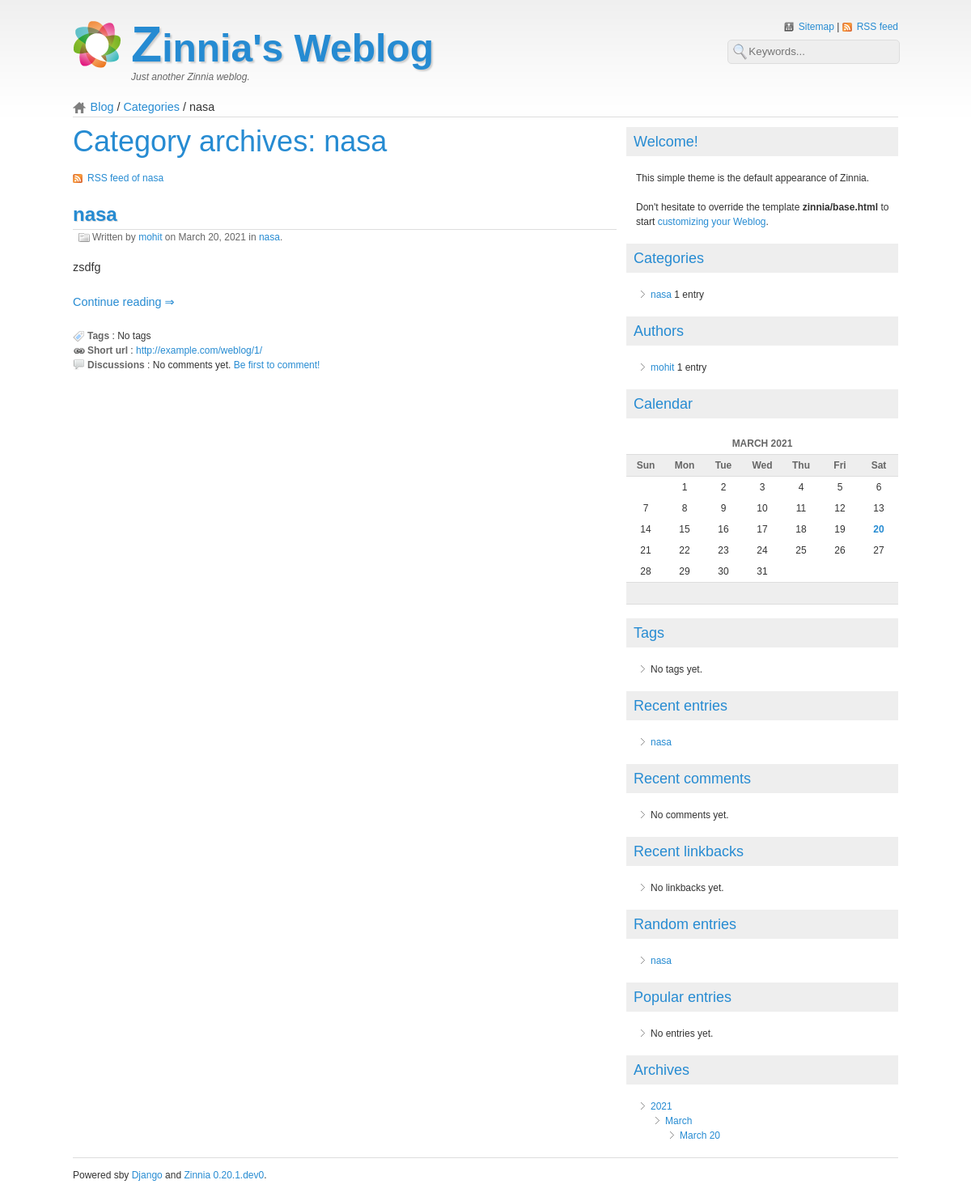
The page /weblog/categories/sfd/ on the database its author committed.
### zinnia/models/category.py (models this page shows)
class Category(MPTTModel):
    title = models.CharField(
        _('title'), max_length=255)
    slug = models.SlugField(
        _('slug'), unique=True, max_length=255,
        help_text=_("Used to build the category's URL."))
    description = models.TextField(
        _('description'), blank=True)
    parent = TreeForeignKey(
        'self',
        related_name='children',
        null=True, blank=True,
        on_delete=models.SET_NULL,
        verbose_name=_('parent category'))
    objects = TreeManager()
    published = EntryRelatedPublishedManager()
    def entries_published(self):
        return entries_published(self.entries)
    @property
    def tree_path(self):
        if self.parent_id:
            return '/'.join(
                [ancestor.slug for ancestor in self.get_ancestors()] +
                [self.slug])
        return self.slug
    def get_absolute_url(self):
        return reverse('zinnia:category_detail', args=(self.tree_path,))
    def __str__(self):
        return self.title
    class Meta:
        ordering = ['title']
        verbose_name = _('category')
        verbose_name_plural = _('categories')
    class MPTTMeta:
        order_insertion_by = ['title']

### zinnia/models/entry.py (models this page shows)
class Entry(load_model_class(ENTRY_BASE_MODEL)):
    """
    The final Entry model based on inheritence.
    """

### zinnia/views/categories.py (the view)
class CategoryDetail(EntryQuerysetTemplateResponseMixin,
                     PrefetchCategoriesAuthorsMixin,
                     BaseCategoryDetail,
                     BaseListView):
    model_type = 'category'
    paginate_by = PAGINATION
    def get_model_name(self):
        return self.category.slug

### zinnia/templates/zinnia/entry_list.html (shortened to what this page needs)
{% extends "zinnia/base.html" %}
{% load i18n %}
{% load zinnia %}
{% block body-class %}entry-list{% if page_obj %} paginated page-{{ page_obj.number }}{% endif %}{% if category %} category category-{{ category.slug }}{% endif %}{% endblock body-class %}
{% block content %}
{% block content-title %}
{% if category %}
<h1>{% blocktrans %}Category archives: {{ category }}{% endblocktrans %}</h1>
<p class="feed">
  <a href="{% url 'zinnia:category_feed' category.tree_path %}" title="{% blocktrans with object=category %}RSS feed of {{ object }}{% endblocktrans %}">
  </a>
</p>
{% endif %}
{% endblock content-title %}
{% block content-loop %}
{% for object in object_list %}
  {% zinnia_loop_template object.content_template as template %}
  {% include template with object_content=object.html_preview continue_reading=1 %}
{% empty %}
  <p class="info">
    <a href="{% url 'admin:zinnia_entry_add' %}">{% trans "No entries yet." %}</a>
  </p>
{% endfor %}
{% endblock content-loop %}
{% endblock content %}

### zinnia/templates/zinnia/tags/breadcrumbs.html
<nav>
  <ul class="breadcrumbs">
    {% for crumb in breadcrumbs %}
    <li>
      {% if crumb.url %}
      <a href="{{ crumb.url }}" title="{{ crumb.name }}">{{ crumb.name }}</a>
      {% else %}
      {{ crumb.name }}
      {% endif %}
    </li>
    {% endfor %}
  </ul>
</nav>

### zinnia/templates/zinnia/_entry_detail_base.html (shortened to what this page needs)
{% load static %}
{% load i18n %}
{% load zinnia %}
<article id="entry-{{ object.pk }}" class="hentry{% if object.featured %} featured{% endif %}" itemscope itemtype="http://schema.org/Article">
  {% block entry-header %}
  <header class="entry-header">
    {% block entry-title %}
    <h2 class="entry-title" itemprop="name">
      <a href="{{ object.get_absolute_url }}" title="{{ object.title }}" rel="bookmark" itemprop="url">
        {{ object.title|widont }}
      </a>
    </h2>
    {% endblock entry-title %}
    {% block entry-info %}
    <p class="entry-info">
      {% block entry-authors %}
      {% with authors=object.authors.all %}
      {% if authors|length %}
      {% trans "Written by" %}
      {% for author in authors %}
      <span class="vcard author" itemprop="author" itemscope itemtype="http://schema.org/Person">
        <a href="{{ author.get_absolute_url }}" class="fn url{% if not author.get_full_name %} nickname{% endif %}" rel="author"
           title="{% blocktrans %}Show all {{ author }}'s entries{% endblocktrans %}" itemprop="url">{{ author }}</a></span>{% if not forloop.last %}, {% endif %}
      {% endfor %}
      {% trans "on" context "on date" %}
      {% else %}
      {% trans "Written on" context "on date" %}
      {% endif %}
      {% endwith %}
      {% endblock entry-authors %}
      {% block entry-published %}
      <time class="published" datetime="{{ object.publication_date|date:"c" }}" itemprop="datePublished">{{ object.publication_date|date:"DATE_FORMAT" }}</time>
      {% endblock entry-published %}
      {% block entry-categories %}
      {% with categories=object.categories.all %}
      {% if categories|length %}
      {% trans "in" context "in categories" %}
      {% for category in categories %}
      <a href="{{ category.get_absolute_url }}"
         title="{% blocktrans %}Show all entries in {{ category }}{% endblocktrans %}"
         rel="tag category" itemprop="articleSection">{{ category }}</a>{% if not forloop.last %}, {% endif %}{% endfor %}{% endif %}.
      {% endwith %}
      {% endblock entry-categories %}
    </p>
    {% endblock entry-info %}
  </header>
  {% endblock entry-header %}
  {% block entry-body %}
  <div class="entry-body">
    {% block entry-content %}
    <div class="entry-content" itemprop="articleBody">
      {{ object_content|safe }}
    </div>
    {% endblock entry-content %}
    {% block continue-reading %}
    {% if continue_reading and object_content.has_more %}
    <p class="continue-reading">
      <a href="{{ object.get_absolute_url }}"
         title="{% blocktrans with object=object.title percent=object_content.remaining_percent|floatformat:0 %}{{ percent }}% of {{ object }} still remains to read.{% endblocktrans %}"
         rel="bookmark" itemprop="url">
        {% trans "Continue reading" %}
      </a>
    </p>
    {% endif %}
    {% endblock continue-reading %}
  </div>
  {% endblock entry-body %}
  {% block entry-footer %}
  <footer class="entry-footer">
    {% block entry-tags %}
    <p class="entry-tags">
      <strong>{% trans "Tags" %}</strong> :
      {% for tag in object.tags_list %}
      <a href="{% url 'zinnia:tag_detail' tag %}"
         title="{% blocktrans %}Show all entries tagged by {{ tag }}{% endblocktrans %}"
         rel="tag" itemprop="articleSection">{{ tag }}</a>
      {% empty %}
      <span>{% trans "No tags" %}</span>
      {% endfor %}
    </p>
    {% endblock entry-tags %}
    {% block entry-shorturl %}
    <p class="entry-shorturl">
      <strong>{% trans "Short url" %}</strong> :
      <a href="{{ object.short_url }}"
         title="{% blocktrans with object=object.title %}Short URL to {{ object }}{% endblocktrans %}"
         rel="shortlink">
        {{ object.short_url }}
      </a>
    </p>
    {% endblock entry-shorturl %}
    {% block entry-discussions %}
    <p class="entry-discussions">
      <strong>{% trans "Discussions" %}</strong> :
      {% block entry-comments %}
      {% with comment_count=object.comment_count %}
      {% if comment_count %}
      <a href="{{ object.get_absolute_url }}#comments"
         title="{% blocktrans with object=object.title %}Comments on {{ object }}{% endblocktrans %}">
        {% blocktrans count comment_count=comment_count %}{{ comment_count }} comment{% plural %}{{ comment_count }} comments{% endblocktrans %}
      </a>
      {% else %}
      {% if object.comments_are_open %}
      {% trans "No comments yet." %}
      <a href="{{ object.get_absolute_url }}#comment-form"
         title="{% blocktrans with object=object.title %}Leave a comment on {{ object }}{% endblocktrans %}">
        {% trans "Be first to comment!" %}
      </a>
      {% else %}
      {% trans "Comments are closed." %}
      {% endif %}
      {% endif %}
      {% endwith %}
      {% endblock entry-comments %}
    </p>
    {% endblock entry-discussions %}
  </footer>
  {% endblock entry-footer %}
</article>

### zinnia/templates/zinnia/tags/categories.html (shortened to what this page needs)
{% load i18n %}
<ul class="{% if not categories %}no-{% endif %}categories">
  {% for category in categories %}
  <li{% if category.slug == context_category.slug %} class="current"{% endif %}>
    <a href="{{ category.get_absolute_url }}"
       title="{% blocktrans %}Show all entries in {{ category }}{% endblocktrans %}">{{ category }}</a>
  </li>
  {% empty %}
  <li>
    {% trans "No categories yet." %}
  </li>
  {% endfor %}
</ul>

### zinnia/templates/zinnia/tags/authors.html (shortened to what this page needs)
{% load i18n %}
<ul class="{% if not authors %}no-{% endif %}authors">
  {% for author in authors %}
  <li class="vcard{% if author.get_username == context_author.get_username %} current{% endif %}">
    <a href="{{ author.get_absolute_url }}"
       title="{% blocktrans %}Show all {{ author }}'s entries{% endblocktrans %}"
       class="fn url{% if not author.get_full_name %} nickname{% endif %}">{{ author }}</a>
  </li>
  {% empty %}
  <li>
    {% trans "No authors yet." %}
  </li>
  {% endfor %}
</ul>

### zinnia/templates/zinnia/tags/entries_recent.html
{% load i18n %}
<ul class="{% if not entries %}no-{% endif %}entries-recent">
  {% for entry in entries %}
  <li>
    <a href="{{ entry.get_absolute_url }}" title="{{ entry.title }}" rel="bookmark">{{ entry.title }}</a>
  </li>
  {% empty %}
  <li>
    {% trans "No entries yet." %}
  </li>
  {% endfor %}
</ul>

### zinnia/templates/zinnia/tags/entries_random.html
{% load i18n %}
<ul class="{% if not entries %}no-{% endif %}entries-random">
  {% for entry in entries %}
  <li>
    <a href="{{ entry.get_absolute_url }}" title="{{ entry.title }}" rel="bookmark">{{ entry.title }}</a>
  </li>
  {% empty %}
  <li>
    {% trans "No entries yet." %}
  </li>
  {% endfor %}
</ul>

### rows shown on the page
Category: name "nasa", title "nasa"
Entry: title|widont "nasa", publication_date "March 20, 2021", lead "zsdfg", short_url "http://example.com/weblog/1/", title "nasa"

### other values the page prints
{{ crumb.name }} "Blog" "Categories"
{{ author }} "mohit"
{{ calendar|safe }} "MARCH 2021 Sun Mon Tue Wed Thu Fri Sat 1 2 3 4 5 6 7 8 9 10 11 12 13 14 15 16 17 18 19 20 21 22 23 24 25 26 27 28 29 30 31"
{{ year.grouper }} "2021"
{{ month_date|date:"F" }} "March"
{{ day_date|date:"MONTH_DAY_FORMAT" }} "March 20"
